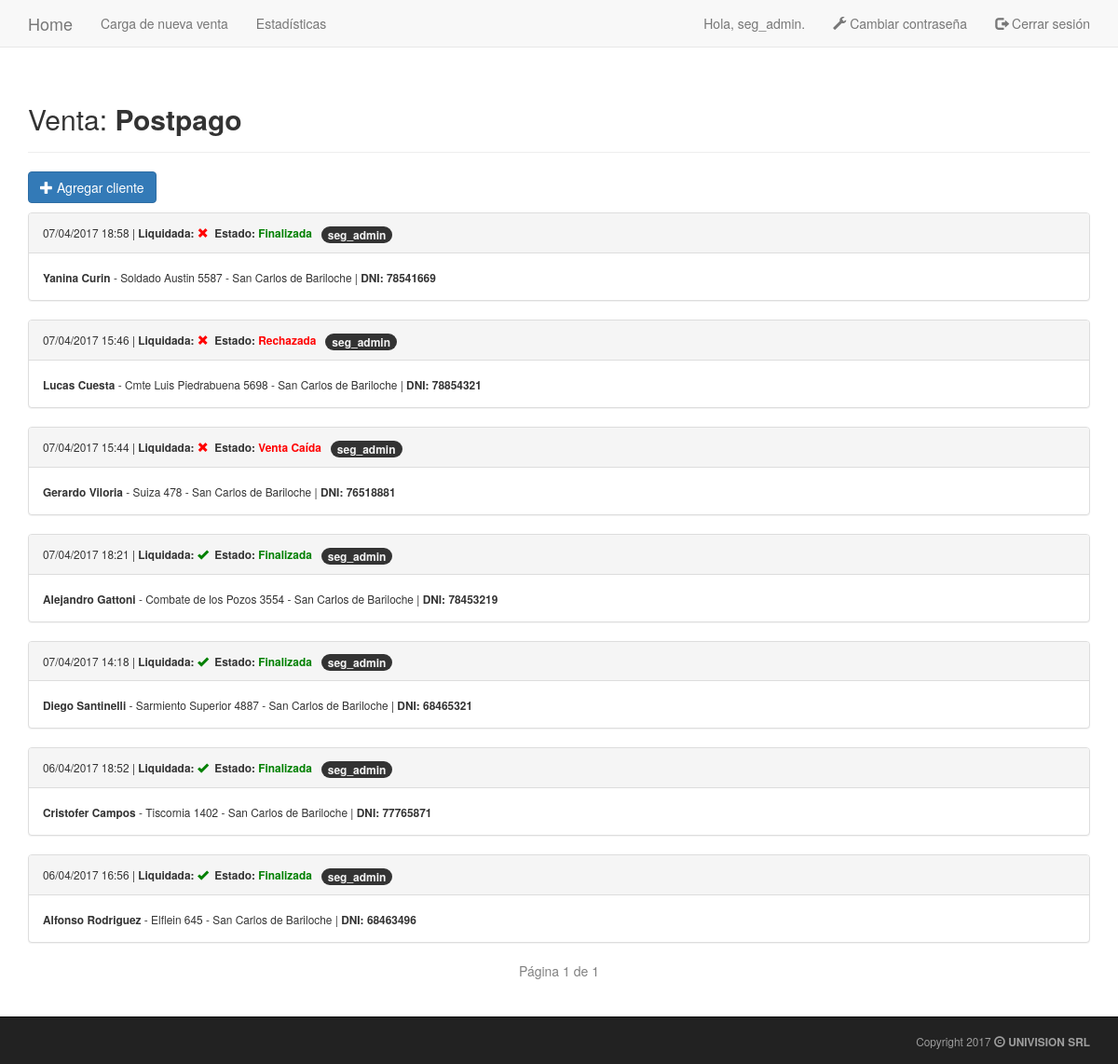
The page /ventas/2/ (signed in) on the database its author committed.
### seguimientos/models.py (models this page shows, shortened)
class Venta(models.Model):
    text = models.CharField(max_length=100)
    date_added = models.DateTimeField(auto_now_add=True)
    description = models.CharField(max_length=200)
    owner = models.ForeignKey(User)
    def __str__(self):
        return self.text

class VentaNueva(models.Model):
    venta = models.ForeignKey(Venta)
    date_added = models.DateTimeField(auto_now_add=True)
    client = models.IntegerField(unique=True)
    name = models.CharField(max_length=40)
    surname = models.CharField(max_length=50)
    address = models.CharField(max_length=100)
    location = models.CharField(max_length=100)
    PREPAGO = 2
    PLATA = 3
    ORO = 4
    OROHD = 5
    HDPLUS = 10
    PLATINO = 10
    NEXUS = 10
    SERVICE_CHOICES = (
        (PREPAGO, 'Prepago'),
        (PLATA, 'Plata'),
        (ORO, 'Oro'),
        (OROHD, 'Oro HD'),
        (HDPLUS, 'Oro HD Plus'),
        (PLATINO, 'Platino'),
        (NEXUS, 'Nexus'),
    )
    service = models.IntegerField(choices=SERVICE_CHOICES, default=OROHD)
    payment = models.IntegerField(choices=((0, 'TC'), (1, 'Efectivo')), default=0)
    cash_amount = models.IntegerField(default=0)
    mix_amount = models.IntegerField(choices=((0, '0'), (1, '1'), (2, '2'), (3, '3'), (4, '4')), default=0)
    only_amount = models.IntegerField(choices=((0, '0'), (1, '1'), (2, '2'), (3, '3'), (4, '4')), default=0)
    hd_amount = models.IntegerField(choices=((0, '0'), (1, '1')), default=0)
    owner = models.ForeignKey(User)
    paid = models.NullBooleanField()
    payoff = models.BooleanField(default=False)
    sds = models.IntegerField(default=0)
    payoff_date = models.DateTimeField(auto_now=True)
    FI = 'Finalizada'
    VC = 'Venta Caída'
    RE = 'Rechazada'
    PR = 'Prospect'
    PE = 'Pendiente'
    STATUS_CHOICES = (
        (FI, 'Finalizada'),
        (VC, 'Venta Caída'),
        (RE, 'Rechazada'),
        (PR, 'Prospect'),
        (PE, 'Pendiente'),
    )
    status = models.CharField(choices=STATUS_CHOICES, max_length=12, default=FI)
    class Meta:
        verbose_name_plural = 'ventas nuevas'

### seguimientos/views.py (the view)
# urls.py: url(r'^ventas/(?P<venta_id>\d+)/$', views.venta, name='venta'),
@login_required
def venta(request, venta_id):
    venta = get_object_or_404(Venta, id=venta_id)
    try:
        if request.user.groups.filter( name='Liquidaciones' ).exists():
            paginator = Paginator( venta.ventanueva_set.order_by( 'payoff' , '-date_added' ) , 25 )
            page = request.GET.get( 'page' )
            ventas_nuevas = paginator.page( page )
        else:
            paginator = Paginator( venta.ventanueva_set.order_by( 'payoff' , '-date_added' ).filter( owner=request.user ) , 25 )
            page = request.GET.get( 'page' )
            ventas_nuevas = paginator.page( page )
    except PageNotAnInteger:
        ventas_nuevas = paginator.page( 1 )
    except EmptyPage:
        ventas_nuevas = paginator.page( paginator.num_pages )
    context = {'venta': venta , 'ventas_nuevas': ventas_nuevas}
    return render(request, 'seguimientos/venta.html', context)

### seguimientos/templatetags/new_filters.py (called while the page is built)
@register.filter( name='has_group' )
def has_group(user , group_name):
    return user.groups.filter( name=group_name ).exists()

### seguimientos/templates/seguimientos/venta.html (shortened to what this page needs)
{% extends 'seguimientos/base.html' %}
{% load new_filters %}
{% block header %}
	<h2>Venta: <b>{{ venta }}</b></h2>
{% endblock header %}
{% block content %}
	{% if request.user|has_group:"Liquidaciones" %}
	{% else %}
		<p>
			<a href="{% url 'seguimientos:venta_nueva' venta.id %}" class="btn btn-primary">
				<span class="glyphicon glyphicon-plus"></span> Agregar cliente</a>
		</p>
	{% endif %}
	{% for venta_nueva in ventas_nuevas %}
		<div class="panel panel-default">
			<div class="panel-heading">
				<small>
					{{ venta_nueva.date_added|date:'d/m/Y H:i' }}  |
					<b>
					Liquidada: {% if venta_nueva.payoff == False %}
						<span style="color:red" class="glyphicon glyphicon-remove"></span>
					{% else %}
						<span style="color:green" class="glyphicon glyphicon-ok"></span>
					{% endif %}
					&nbsp;Estado: {% if venta_nueva.status == 'Rechazada' or venta_nueva.status == 'Venta Caída' or venta_nueva.status == 'Prospect' %}
						<span style="color:red">{{ venta_nueva.status }}</span>
					{% else %}
						<span style="color:green">{{ venta_nueva.status }}</span>
					{% endif %}
					</b>&nbsp;
					<span class="badge">{{ venta_nueva.owner }}</span>
				</small>
			</div>
			<div class="panel-body">
				<small>
				<b>{{ venta_nueva.name }} {{ venta_nueva.surname }}</b> -
				{{ venta_nueva.address }} - {{ venta_nueva.location }} |
				<strong>DNI: {{ venta_nueva.client }}</strong>
				</small>
			</div>
        </div>
	{% empty %}
		No hay ventas cargadas para este usuario.
	{% endfor %}
        <ul class="pager">
            <span class="current" style="color:grey">
                Página {{ ventas_nuevas.number }} de {{ ventas_nuevas.paginator.num_pages }}
            </span>
        </ul>
{% endblock content %}

### seguimientos/templates/seguimientos/base.html (shortened to what this page needs)
{% load bootstrap3 %}
{% load staticfiles %}
{% load new_filters %}
<!DOCTYPE html>
<html lang="es">
	<head>
		{% bootstrap_css %}
        <link href="https://gitcdn.github.io/bootstrap-toggle/2.2.2/css/bootstrap-toggle.min.css" rel="stylesheet">
	</head>
	<body>
		<nav class="navbar navbar-default navbar-static-top">
			<div class="container">
				<div class="navbar-header">
					<a class="navbar-brand" href="{% url 'seguimientos:index' %}">Home</a>
				</div>
				<div id="navbar" class="navbar-collapse collapse">
					<ul class="nav navbar-nav">
						<li><a href="{% url 'seguimientos:ventas' %}">Carga de nueva venta</a></li>
					</ul>
					<ul class="nav navbar-nav">
						<li><a href="{% url 'seguimientos:stats' %}">Estadísticas</a></li>
					</ul>
					<ul class="nav navbar-nav navbar-right">
						{% if user.is_authenticated %}
							<li><a>Hola, {{ user.username }}.</a></li>
                            <li><a href="{% url 'usuarios:password_change' %}">
                                <span class="glyphicon glyphicon-wrench"></span> Cambiar contraseña</a></li>
							<li><a href="{% url 'usuarios:logout' %}">
								<span class="glyphicon glyphicon-log-out"></span> Cerrar sesión</a>
							</li>
						{% else %}
							<li><a href="{% url 'usuarios:login' %}">
								<span class="glyphicon glyphicon-log-in"></span> Iniciar sesión</a>
							</li>
						{% endif %}
					</ul>
				</div>
			</div>
		</nav>
		<div class="container">
			<div class="page-header">
				{% block header %}{% endblock header %}
			</div>
			<div>
				{% block content %}{% endblock content %}
			</div>
		</div>
	</body>
	<footer>
		<div class= "navbar navbar-inner navbar-inverse navbar-fixed-bottom">
			<div class="container-fluid navbar-text pull-right">
                <small>
					{% now "Y" as current_year %}
					Copyright {{ current_year }}
					<span class="glyphicon glyphicon-copyright-mark"></span><b> UNIVISION SRL</b>
                </small>
			</div>
		</div>
	</footer>
</html>

### seguimientos/templates/seguimientos/base.html (style rules this page uses)
body { padding-bottom: 70px; }

### rows shown on the page
Venta: text "Postpago"
VentaNueva: date_added "07/04/2017 18:58", payoff False (drawn), status "Finalizada", owner "seg_admin", name "Yanina", surname "Curin", address "Soldado Austin 5587", location "San Carlos de Bariloche", client "78541669"
VentaNueva: date_added "07/04/2017 15:46", payoff False (drawn), status "Rechazada", owner "seg_admin", name "Lucas", surname "Cuesta", address "Cmte Luis Piedrabuena 5698", location "San Carlos de Bariloche", client "78854321"
VentaNueva: date_added "07/04/2017 15:44", payoff False (drawn), status "Venta Caída", owner "seg_admin", name "Gerardo", surname "Viloria", address "Suiza 478", location "San Carlos de Bariloche", client "76518881"
VentaNueva: date_added "07/04/2017 18:21", payoff True (drawn), status "Finalizada", owner "seg_admin", name "Alejandro", surname "Gattoni", address "Combate de los Pozos 3554", location "San Carlos de Bariloche", client "78453219"
VentaNueva: date_added "07/04/2017 14:18", payoff True (drawn), status "Finalizada", owner "seg_admin", name "Diego", surname "Santinelli", address "Sarmiento Superior 4887", location "San Carlos de Bariloche", client "68465321"
VentaNueva: date_added "06/04/2017 18:52", payoff True (drawn), status "Finalizada", owner "seg_admin", name "Cristofer", surname "Campos", address "Tiscornia 1402", location "San Carlos de Bariloche", client "77765871"
VentaNueva: date_added "06/04/2017 16:56", payoff True (drawn), status "Finalizada", owner "seg_admin", name "Alfonso", surname "Rodriguez", address "Elflein 645", location "San Carlos de Bariloche", client "68463496"

### other values the page prints
{{ user.username }} "seg_admin"
{{ ventas_nuevas.number }} "1"
{{ ventas_nuevas.paginator.num_pages }} "1"
{{ current_year }} "2017"
